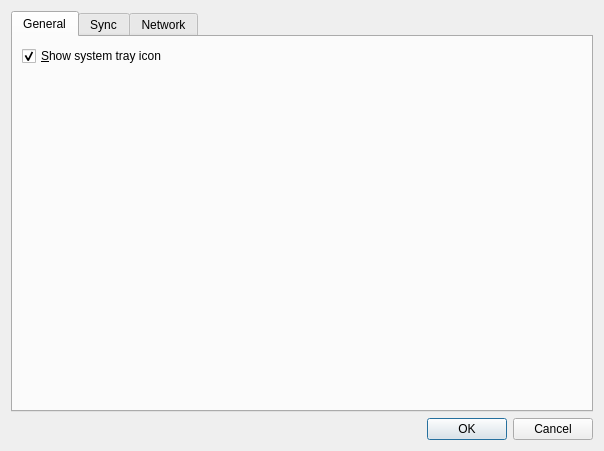
<?xml version="1.0" encoding="UTF-8"?>
<ui version="4.0">
 <class>OptionsDialog</class>
 <widget class="QDialog" name="OptionsDialog">
  <property name="geometry">
   <rect>
    <x>0</x>
    <y>0</y>
    <width>604</width>
    <height>388</height>
   </rect>
  </property>
  <property name="windowTitle">
   <string>Options</string>
  </property>
  <property name="windowIcon">
   <iconset resource="res.qrc">
    <normaloff>:/img/hippo64.png</normaloff>:/img/hippo64.png</iconset>
  </property>
  <layout class="QVBoxLayout" name="verticalLayout_2">
   <item>
    <widget class="QTabWidget" name="tabWidget">
     <property name="currentIndex">
      <number>0</number>
     </property>
     <widget class="QWidget" name="tab">
      <attribute name="title">
       <string>General</string>
      </attribute>
      <layout class="QVBoxLayout" name="verticalLayout_3">
       <item>
        <widget class="QCheckBox" name="enableSytemTray">
         <property name="text">
          <string>&amp;Show system tray icon</string>
         </property>
         <property name="checked">
          <bool>true</bool>
         </property>
         <property name="tristate">
          <bool>false</bool>
         </property>
        </widget>
       </item>
       <item>
        <spacer name="verticalSpacer">
         <property name="orientation">
          <enum>Qt::Vertical</enum>
         </property>
         <property name="sizeHint" stdset="0">
          <size>
           <width>20</width>
           <height>40</height>
          </size>
         </property>
        </spacer>
       </item>
      </layout>
     </widget>
     <widget class="QWidget" name="tab_2">
      <attribute name="title">
       <string>Sync</string>
      </attribute>
      <layout class="QFormLayout" name="verticalLayout_4">
       <item row="0" column="0">
        <widget class="QLabel" name="label">
         <property name="sizePolicy">
          <sizepolicy hsizetype="Minimum" vsizetype="Preferred">
           <horstretch>0</horstretch>
           <verstretch>0</verstretch>
          </sizepolicy>
         </property>
         <property name="minimumSize">
          <size>
           <width>100</width>
           <height>0</height>
          </size>
         </property>
         <property name="text">
          <string>Sync frequency:</string>
         </property>
        </widget>
       </item>
       <item row="0" column="1">
        <widget class="QSpinBox" name="SyncInterval">
         <property name="suffix">
          <string> min</string>
         </property>
         <property name="minimum">
          <number>1</number>
         </property>
         <property name="maximum">
          <number>200</number>
         </property>
         <property name="value">
          <number>10</number>
         </property>
        </widget>
       </item>
      </layout>
     </widget>
     <widget class="QWidget" name="tab_3">
      <property name="sizePolicy">
       <sizepolicy hsizetype="Minimum" vsizetype="Preferred">
        <horstretch>0</horstretch>
        <verstretch>0</verstretch>
       </sizepolicy>
      </property>
      <attribute name="title">
       <string>Network</string>
      </attribute>
      <layout class="QVBoxLayout" name="verticalLayout_5">
       <item>
        <widget class="QGroupBox" name="groupBox">
         <property name="enabled">
          <bool>true</bool>
         </property>
         <property name="sizePolicy">
          <sizepolicy hsizetype="Minimum" vsizetype="Minimum">
           <horstretch>0</horstretch>
           <verstretch>0</verstretch>
          </sizepolicy>
         </property>
         <property name="title">
          <string>Proxy Configuration</string>
         </property>
         <layout class="QVBoxLayout" name="verticalLayout_6">
          <item>
           <widget class="QRadioButton" name="m_proxyPreference_no">
            <property name="text">
             <string>Do not use proxy</string>
            </property>
           </widget>
          </item>
          <item>
           <widget class="QRadioButton" name="m_proxyPreference_system">
            <property name="text">
             <string>System proxy configuration</string>
            </property>
            <property name="checked">
             <bool>true</bool>
            </property>
           </widget>
          </item>
          <item>
           <widget class="QRadioButton" name="m_proxyPreference_manual">
            <property name="text">
             <string>Manual configuration</string>
            </property>
           </widget>
          </item>
          <item>
           <widget class="QWidget" name="manualConfig" native="true">
            <property name="enabled">
             <bool>false</bool>
            </property>
            <layout class="QHBoxLayout" name="horizontalLayout">
             <item>
              <spacer name="horizontalSpacer">
               <property name="orientation">
                <enum>Qt::Horizontal</enum>
               </property>
               <property name="sizeType">
                <enum>QSizePolicy::Fixed</enum>
               </property>
               <property name="sizeHint" stdset="0">
                <size>
                 <width>40</width>
                 <height>10</height>
                </size>
               </property>
              </spacer>
             </item>
             <item>
              <layout class="QVBoxLayout" name="verticalLayout">
               <item>
                <widget class="QLabel" name="label_9">
                 <property name="text">
                  <string>Evernote utilizes TCP ports 80 and 443 for connection to Evernote's web service, so both of these ports need to be accessible by the Evernote application.</string>
                 </property>
                 <property name="wordWrap">
                  <bool>true</bool>
                 </property>
                </widget>
               </item>
               <item>
                <layout class="QHBoxLayout" name="horizontalLayout_2">
                 <item>
                  <widget class="QComboBox" name="m_proxyType">
                   <item>
                    <property name="text">
                     <string notr="true">HTTP</string>
                    </property>
                   </item>
                   <item>
                    <property name="text">
                     <string notr="true">SOCKS5</string>
                    </property>
                   </item>
                  </widget>
                 </item>
                 <item>
                  <widget class="QLineEdit" name="m_hostName"/>
                 </item>
                 <item>
                  <widget class="QLabel" name="label_2">
                   <property name="text">
                    <string>Port:</string>
                   </property>
                  </widget>
                 </item>
                 <item>
                  <widget class="QLineEdit" name="m_port">
                   <property name="sizePolicy">
                    <sizepolicy hsizetype="Minimum" vsizetype="Fixed">
                     <horstretch>0</horstretch>
                     <verstretch>0</verstretch>
                    </sizepolicy>
                   </property>
                   <property name="maxLength">
                    <number>5</number>
                   </property>
                  </widget>
                 </item>
                </layout>
               </item>
               <item>
                <layout class="QHBoxLayout" name="horizontalLayout_3">
                 <item>
                  <widget class="QLabel" name="label_3">
                   <property name="text">
                    <string>Username:</string>
                   </property>
                  </widget>
                 </item>
                 <item>
                  <widget class="QLineEdit" name="m_username"/>
                 </item>
                 <item>
                  <widget class="QLabel" name="label_4">
                   <property name="text">
                    <string>Password:</string>
                   </property>
                  </widget>
                 </item>
                 <item>
                  <widget class="QLineEdit" name="m_password">
                   <property name="echoMode">
                    <enum>QLineEdit::Password</enum>
                   </property>
                  </widget>
                 </item>
                </layout>
               </item>
               <item>
                <widget class="QCheckBox" name="m_useDifferentProxyForHttps">
                 <property name="text">
                  <string>Use different Proxy for https connection</string>
                 </property>
                </widget>
               </item>
               <item>
                <widget class="QWidget" name="https1" native="true">
                 <property name="enabled">
                  <bool>false</bool>
                 </property>
                 <layout class="QHBoxLayout" name="horizontalLayout_4">
                  <item>
                   <widget class="QLabel" name="label_5">
                    <property name="text">
                     <string>Server:</string>
                    </property>
                   </widget>
                  </item>
                  <item>
                   <widget class="QLineEdit" name="m_httpsHostName"/>
                  </item>
                  <item>
                   <widget class="QLabel" name="label_6">
                    <property name="text">
                     <string>Port:</string>
                    </property>
                   </widget>
                  </item>
                  <item>
                   <widget class="QLineEdit" name="m_httpsPort">
                    <property name="sizePolicy">
                     <sizepolicy hsizetype="Minimum" vsizetype="Fixed">
                      <horstretch>0</horstretch>
                      <verstretch>0</verstretch>
                     </sizepolicy>
                    </property>
                    <property name="maxLength">
                     <number>5</number>
                    </property>
                   </widget>
                  </item>
                 </layout>
                </widget>
               </item>
               <item>
                <widget class="QWidget" name="https2" native="true">
                 <property name="enabled">
                  <bool>false</bool>
                 </property>
                 <layout class="QHBoxLayout" name="horizontalLayout_5">
                  <item>
                   <widget class="QLabel" name="label_7">
                    <property name="text">
                     <string>Username:</string>
                    </property>
                   </widget>
                  </item>
                  <item>
                   <widget class="QLineEdit" name="m_httpsUsername"/>
                  </item>
                  <item>
                   <widget class="QLabel" name="label_8">
                    <property name="text">
                     <string>Password:</string>
                    </property>
                   </widget>
                  </item>
                  <item>
                   <widget class="QLineEdit" name="m_httpsPassword">
                    <property name="echoMode">
                     <enum>QLineEdit::Password</enum>
                    </property>
                   </widget>
                  </item>
                 </layout>
                </widget>
               </item>
              </layout>
             </item>
            </layout>
           </widget>
          </item>
         </layout>
        </widget>
       </item>
       <item>
        <spacer name="verticalSpacer_2">
         <property name="orientation">
          <enum>Qt::Vertical</enum>
         </property>
         <property name="sizeHint" stdset="0">
          <size>
           <width>20</width>
           <height>40</height>
          </size>
         </property>
        </spacer>
       </item>
      </layout>
     </widget>
    </widget>
   </item>
   <item>
    <widget class="QDialogButtonBox" name="buttonBox">
     <property name="orientation">
      <enum>Qt::Horizontal</enum>
     </property>
     <property name="standardButtons">
      <set>QDialogButtonBox::Cancel|QDialogButtonBox::Ok</set>
     </property>
    </widget>
   </item>
  </layout>
 </widget>
 <resources>
  <include location="res.qrc"/>
 </resources>
 <connections>
  <connection>
   <sender>buttonBox</sender>
   <signal>rejected()</signal>
   <receiver>OptionsDialog</receiver>
   <slot>reject()</slot>
   <hints>
    <hint type="sourcelabel">
     <x>316</x>
     <y>260</y>
    </hint>
    <hint type="destinationlabel">
     <x>286</x>
     <y>274</y>
    </hint>
   </hints>
  </connection>
  <connection>
   <sender>m_proxyPreference_manual</sender>
   <signal>toggled(bool)</signal>
   <receiver>manualConfig</receiver>
   <slot>setEnabled(bool)</slot>
   <hints>
    <hint type="sourcelabel">
     <x>301</x>
     <y>119</y>
    </hint>
    <hint type="destinationlabel">
     <x>301</x>
     <y>202</y>
    </hint>
   </hints>
  </connection>
  <connection>
   <sender>m_useDifferentProxyForHttps</sender>
   <signal>toggled(bool)</signal>
   <receiver>https1</receiver>
   <slot>setEnabled(bool)</slot>
   <hints>
    <hint type="sourcelabel">
     <x>323</x>
     <y>202</y>
    </hint>
    <hint type="destinationlabel">
     <x>323</x>
     <y>228</y>
    </hint>
   </hints>
  </connection>
  <connection>
   <sender>m_useDifferentProxyForHttps</sender>
   <signal>toggled(bool)</signal>
   <receiver>https2</receiver>
   <slot>setEnabled(bool)</slot>
   <hints>
    <hint type="sourcelabel">
     <x>323</x>
     <y>202</y>
    </hint>
    <hint type="destinationlabel">
     <x>323</x>
     <y>256</y>
    </hint>
   </hints>
  </connection>
 </connections>
</ui>
